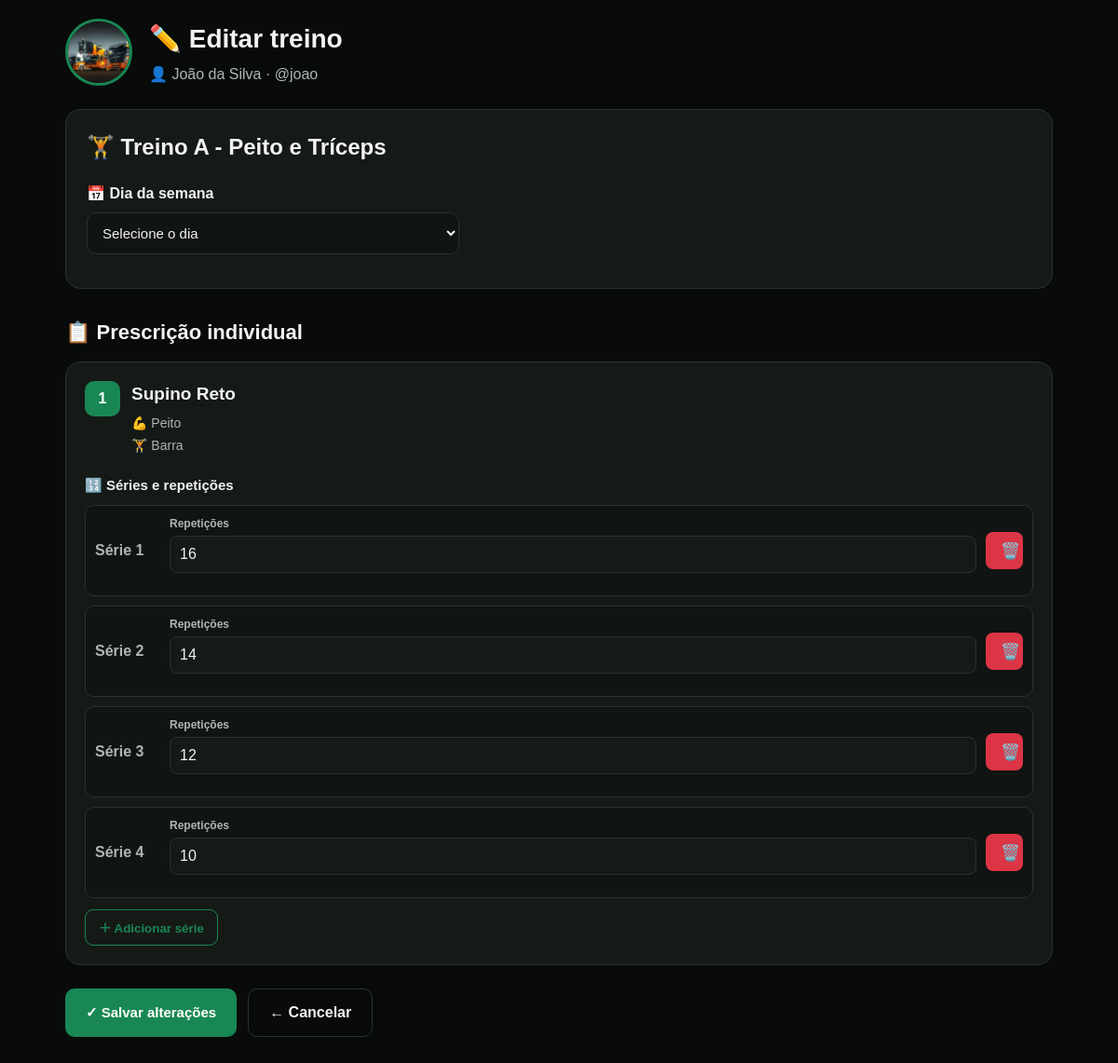
The app's page /alunos/2/treinos/1/editar (signed in) with its own data.
### tables this page shows
CREATE TABLE usuarios (
            id INTEGER PRIMARY KEY AUTOINCREMENT,
            nome TEXT NOT NULL,
            usuario TEXT NOT NULL UNIQUE,
            senha TEXT NOT NULL,
            tipo TEXT NOT NULL DEFAULT 'aluno',
            ativo INTEGER NOT NULL DEFAULT 1
        , foto TEXT, responsavel_id INTEGER);

CREATE TABLE treinos (
            id INTEGER PRIMARY KEY AUTOINCREMENT,
            nome TEXT NOT NULL
        , descricao TEXT, dia_semana INTEGER, responsavel_id INTEGER);

CREATE TABLE treino_exercicios (
            id INTEGER PRIMARY KEY AUTOINCREMENT,
            treino_id INTEGER NOT NULL,
            exercicio_id INTEGER NOT NULL,
            ordem INTEGER NOT NULL, progressao TEXT NOT NULL DEFAULT "automatica", incremento REAL NOT NULL DEFAULT 2.5,
            FOREIGN KEY (treino_id) REFERENCES treinos(id),
            FOREIGN KEY (exercicio_id) REFERENCES exercicios(id)
        );

CREATE TABLE exercicios (
            id INTEGER PRIMARY KEY AUTOINCREMENT,
            nome TEXT NOT NULL,
            grupo_muscular TEXT NOT NULL,
            equipamento TEXT,
            repeticoes_min INTEGER,
            repeticoes_max INTEGER,
            incremento_carga REAL
        , video_url TEXT, responsavel_id INTEGER);

CREATE TABLE treino_series (
            id INTEGER PRIMARY KEY AUTOINCREMENT,
            treino_exercicio_id INTEGER NOT NULL,
            numero_serie INTEGER NOT NULL,
            repeticoes_prescritas INTEGER,
            FOREIGN KEY (treino_exercicio_id)
                REFERENCES treino_exercicios(id)
                ON DELETE CASCADE
        );

### app.py (the view, shortened to what this page needs)
@app.route(
    "/alunos/<int:aluno_id>/treinos/<int:treino_id>/editar",
    methods=["GET", "POST"]
)
@login_obrigatorio
def editar_atribuicao_treino(
    aluno_id,
    treino_id
):
    usuario_id = session["usuario_id"]
    conn = conectar()
    cursor = conn.cursor()
    if usuario_e_owner():
        cursor.execute("""
            SELECT
                id,
                nome,
                usuario,
                ativo,
                foto,
                responsavel_id
            FROM usuarios
            WHERE id = ?
              AND tipo = 'aluno'
        """, (
            aluno_id,
        ))
    else:
        conn.close()
        return redirect("/")
    aluno = cursor.fetchone()
    if not aluno:
        conn.close()
        return redirect("/alunos")
    if usuario_e_owner():
        cursor.execute("""
            SELECT
                id,
                nome,
                descricao,
                responsavel_id
            FROM treinos
            WHERE id = ?
        """, (
            treino_id,
        ))
    treino = cursor.fetchone()
    if not treino:
        conn.close()
        return redirect(
            f"/alunos/{aluno_id}/treinos"
        )
    cursor.execute("""
        SELECT
            id,
            treino_id,
            usuario_id,
            dia_semana
        FROM treino_alunos
        WHERE treino_id = ?
          AND usuario_id = ?
    """, (
        treino_id,
        aluno_id
    ))
    atribuicao = cursor.fetchone()
    if not atribuicao:
        conn.close()
        return redirect(
            f"/alunos/{aluno_id}/treinos"
        )
    treino_aluno_id = atribuicao["id"]
    cursor.execute("""
        SELECT
            te.id,
            te.exercicio_id,
            te.ordem,
            te.progressao,
            te.incremento,
            e.nome,
            e.grupo_muscular,
            e.equipamento,
            e.video_url
        FROM treino_exercicios te

        INNER JOIN exercicios e
            ON e.id = te.exercicio_id

        WHERE te.treino_id = ?

        ORDER BY
            te.ordem,
            te.id
    """, (
        treino_id,
    ))
    exercicios_db = cursor.fetchall()
    exercicios = []
    for exercicio in exercicios_db:
        treino_exercicio_id = exercicio[
            "id"
        ]
        cursor.execute("""
            SELECT
                numero_serie,
                repeticoes_prescritas
            FROM treino_aluno_series
            WHERE treino_aluno_id = ?
              AND treino_exercicio_id = ?
            ORDER BY numero_serie
        """, (
            treino_aluno_id,
            treino_exercicio_id
        ))
        series = cursor.fetchall()
        if not series:
            cursor.execute("""
                SELECT
                    numero_serie,
                    repeticoes_prescritas
                FROM treino_series
                WHERE treino_exercicio_id = ?
                ORDER BY numero_serie
            """, (
                treino_exercicio_id,
            ))
            series = cursor.fetchall()
        exercicios.append({
            "id": treino_exercicio_id,
            "exercicio_id": exercicio["exercicio_id"],
            "ordem": exercicio["ordem"],
            "nome": exercicio["nome"],
            "grupo_muscular": exercicio["grupo_muscular"],
            "equipamento": exercicio["equipamento"],
            "video_url": exercicio["video_url"],
            "progressao": exercicio["progressao"],
            "incremento": exercicio["incremento"],
            "series": series
        })
    conn.close()
    return render_template(
        "editar_atribuicao.html",
        aluno=aluno,
        treino=treino,
        atribuicao=atribuicao,
        exercicios=exercicios
    )

### app.py (called while the page is built)
def conectar():
    caminho_banco = os.environ.get("DATABASE_PATH", "meutreino.db")
    conn = sqlite3.connect(caminho_banco)
    conn.row_factory = sqlite3.Row
    return conn

def login_obrigatorio(func):
    @wraps(func)
    def wrapper(*args, **kwargs):
        if "usuario_id" not in session:
            return redirect("/login")
        return func(*args, **kwargs)
    return wrapper

def usuario_e_owner():
    return session.get("tipo") == "master"

### templates/editar_atribuicao.html (shortened to what this page needs)
<!DOCTYPE html>
<html lang="pt-BR">
<head>
    <link rel="stylesheet"
          href="{{ url_for('static', filename='movyla.css') }}">
</head>
<body>
<div class="pagina-editar">
    <div class="topo-editar">
        {% if aluno["foto"] %}
            <img
                src="{{ url_for('static', filename='uploads/' + aluno['foto']) }}"
                class="avatar-aluno"
                alt="Foto de {{ aluno['nome'] }}"
            >
        {% else %}
            <div class="avatar-sem-foto">
                {{ aluno["nome"][0]|upper }}
            </div>
        {% endif %}
        <div>
            <h1>✏️ Editar treino</h1>
            <p>
                👤 {{ aluno["nome"] }}
                · @{{ aluno["usuario"] }}
            </p>
        </div>
    </div>
    <form method="POST">
        <div class="card-treino">
            <h2>
                🏋️ {{ treino["nome"] }}
            </h2>
            <div class="campo-dia">
                <label for="dia_semana">
                    📅 Dia da semana
                </label>
                <select
                    name="dia_semana"
                    id="dia_semana"
                    required
                >
                    <option value="">
                        Selecione o dia
                    </option>
                </select>
            </div>
        </div>
        <h2 class="titulo-exercicios">
            📋 Prescrição individual
        </h2>
        {% for exercicio in exercicios %}
            <div class="card-exercicio">
                <div class="cabecalho-exercicio">
                    <div style="display:flex; gap:12px; align-items:flex-start;">
                        <div class="numero-exercicio">
                            {{ loop.index }}
                        </div>
                        <div class="info-exercicio">
                            <h3>
                                {{ exercicio["nome"] }}
                            </h3>
                            {% if exercicio["grupo_muscular"] %}
                                <p>
                                    💪 {{ exercicio["grupo_muscular"] }}
                                </p>
                            {% endif %}
                            {% if exercicio["equipamento"] %}
                                <p>
                                    🏋️ {{ exercicio["equipamento"] }}
                                </p>
                            {% endif %}
                        </div>
                    </div>
                </div>
                <div class="titulo-series">
                    🔢 Séries e repetições
                </div>
                <div
                    class="lista-series"
                    id="series-{{ exercicio['id'] }}"
                    data-exercicio-id="{{ exercicio['id'] }}"
                >
                    {% for serie in exercicio["series"] %}
                        <div
                            class="linha-serie"
                            data-numero-serie="{{ serie['numero_serie'] }}"
                        >
                            <div class="numero-serie">
                                Série <span class="numero-visivel">
                                    {{ serie["numero_serie"] }}
                                </span>
                            </div>
                            <div class="campo-repeticoes">
                                <label>
                                    Repetições
                                </label>
                                <input
                                    type="number"
                                    min="1"
                                    name="repeticoes_{{ exercicio['id'] }}_{{ serie['numero_serie'] }}"
                                    value="{{ serie['repeticoes_prescritas'] or '' }}"
                                    placeholder="Ex.: 12"
                                >
                            </div>
                            <button
                                type="button"
                                class="botao-remover-serie"
                                onclick="removerSerie(this)"
                                title="Excluir série"
                            >
                                🗑️
                            </button>
                        </div>
                    {% endfor %}
                </div>
                <button
                    type="button"
                    class="botao-adicionar-serie"
                    onclick="adicionarSerie('{{ exercicio['id'] }}')"
                >
                    ＋ Adicionar série
                </button>
            </div>
        {% endfor %}
        <div class="acoes-finais">
            <button
                type="submit"
                class="botao-salvar"
            >
                ✓ Salvar alterações
            </button>
            <a
                href="{{ url_for('aluno_treinos', aluno_id=aluno['id']) }}"
                class="botao-voltar"
            >
                ← Cancelar
            </a>
        </div>
    </form>
</div>
</body>
</html>

### static/movyla.css (style rules this page uses)
:root { --movyla-green: #198754; --movyla-green-dark: #157347; --movyla-black: #080b0a; --movyla-dark: #101412; --movyla-card: #151a17; --movyla-card-2: #1b211e; --movyla-border: #2a332e; --movyla-text: #f2f2f2; --movyla-muted: #aeb7b1; --movyla-danger: #dc3545; --movyla-warning: #ffc107; }
* { box-sizing: border-box; }
html { background: var(--movyla-black); }
body { margin: 0; padding: 0; background: var(--movyla-black); color: var(--movyla-text); font-family: Arial, Helvetica, sans-serif; line-height: 1.5; }
h1, h2, h3, h4 { color: var(--movyla-text); }
h1 { margin-top: 0; }
h2 { margin-top: 25px; }
h3 { margin-bottom: 8px; }
a { color: #6fd89d; text-decoration: none; }
button, .btn, input[type="submit"], input[type="button"] { display: inline-block; border: none; border-radius: 8px; padding: 10px 16px; background: var(--movyla-green); color: #ffffff; font-weight: bold; cursor: pointer; text-decoration: none; transition: 0.2s ease; }
label { display: block; margin-bottom: 6px; color: var(--movyla-text); font-weight: bold; }
input, select, textarea { width: 100%; padding: 11px 12px; margin-bottom: 14px; border: 1px solid var(--movyla-border); border-radius: 7px; background: #0f1311; color: var(--movyla-text); outline: none; }
input::placeholder, textarea::placeholder { color: #7d8780; }

### templates/editar_atribuicao.html (style rules this page uses)
.pagina-editar { max-width: 1100px; margin: 0 auto; padding: 20px; }
.topo-editar { display: flex; align-items: center; gap: 18px; margin-bottom: 25px; }
.avatar-aluno { width: 72px; height: 72px; border-radius: 50%; object-fit: cover; border: 3px solid #198754; background: #151a17; }
.topo-editar h1 { margin: 0; font-size: 28px; }
.topo-editar p { margin: 5px 0 0; color: #aeb7b1; }
.card-treino { background: #151a17; border: 1px solid #2a332e; border-radius: 16px; padding: 22px; margin-bottom: 20px; }
.card-treino h2 { margin-top: 0; margin-bottom: 8px; }
.campo-dia { margin-top: 20px; }
.campo-dia label { display: block; margin-bottom: 8px; font-weight: 600; }
.campo-dia select { width: 100%; max-width: 400px; padding: 12px; border-radius: 10px; border: 1px solid #2a332e; background: #101412; color: #f2f2f2; font-size: 15px; }
.titulo-exercicios { margin: 30px 0 15px; font-size: 22px; }
.card-exercicio { background: #151a17; border: 1px solid #2a332e; border-radius: 16px; padding: 20px; margin-bottom: 18px; }
.cabecalho-exercicio { display: flex; justify-content: space-between; align-items: flex-start; gap: 15px; margin-bottom: 18px; }
.numero-exercicio { width: 38px; height: 38px; min-width: 38px; border-radius: 10px; background: #198754; display: flex; align-items: center; justify-content: center; font-weight: bold; color: white; }
.info-exercicio { flex: 1; }
.info-exercicio h3 { margin: 0 0 6px; font-size: 19px; }
.info-exercicio p { margin: 3px 0; color: #aeb7b1; font-size: 14px; }
.titulo-series { font-size: 15px; font-weight: 700; margin-bottom: 10px; }
.lista-series { display: flex; flex-direction: column; gap: 10px; }
.linha-serie { display: flex; align-items: center; gap: 10px; background: #101412; border: 1px solid #2a332e; border-radius: 10px; padding: 10px; }
.numero-serie { width: 70px; color: #aeb7b1; font-weight: 600; }
.campo-repeticoes { flex: 1; }
.campo-repeticoes label { display: block; font-size: 12px; color: #aeb7b1; margin-bottom: 4px; }
.campo-repeticoes input { width: 100%; box-sizing: border-box; padding: 10px; border-radius: 8px; border: 1px solid #2a332e; background: #151a17; color: #f2f2f2; font-size: 16px; }
.botao-remover-serie { width: 40px; height: 40px; border: none; border-radius: 8px; background: #dc3545; color: white; cursor: pointer; font-size: 17px; }
.botao-adicionar-serie { margin-top: 12px; background: transparent; color: #198754; border: 1px solid #198754; padding: 9px 14px; border-radius: 9px; cursor: pointer; font-weight: 600; }
.acoes-finais { display: flex; gap: 12px; margin-top: 25px; margin-bottom: 30px; flex-wrap: wrap; }
.botao-salvar { background: #198754; color: white; border: none; padding: 13px 22px; border-radius: 10px; cursor: pointer; font-weight: 700; font-size: 15px; }
.botao-voltar { background: transparent; color: #f2f2f2; border: 1px solid #2a332e; padding: 13px 22px; border-radius: 10px; text-decoration: none; font-weight: 600; }

### records on screen
usuarios: foto (picture), nome "João da Silva", usuario "joao"
treinos: nome "Treino A - Peito e Tríceps"
treino_exercicios: nome "Supino Reto", grupo_muscular "Peito", equipamento "Barra"
treino_series: numero_serie "1", repeticoes_prescritas "16"
treino_series: numero_serie "2", repeticoes_prescritas "14"
treino_series: numero_serie "3", repeticoes_prescritas "12"
treino_series: numero_serie "4", repeticoes_prescritas "10"
